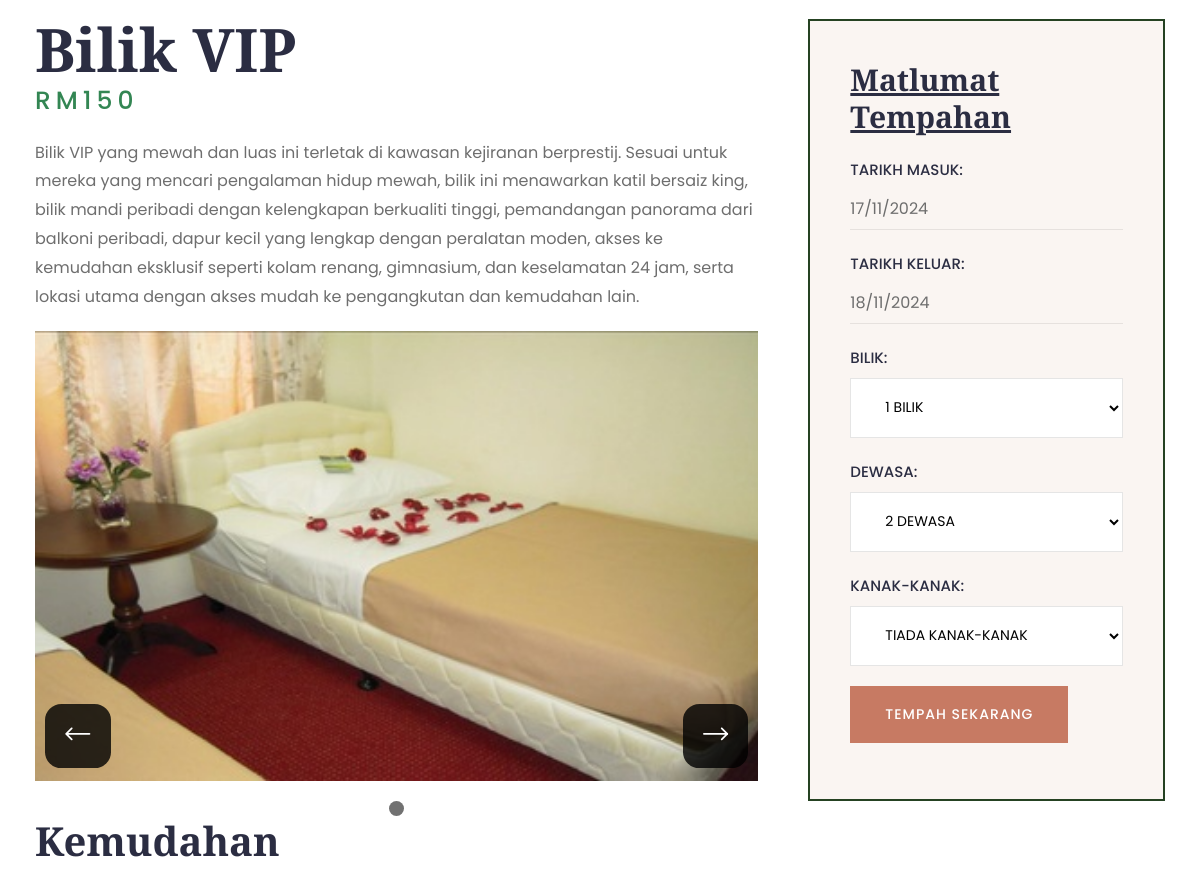
Before: /room_details.php?room_id=2 (middle part) with the older database file.
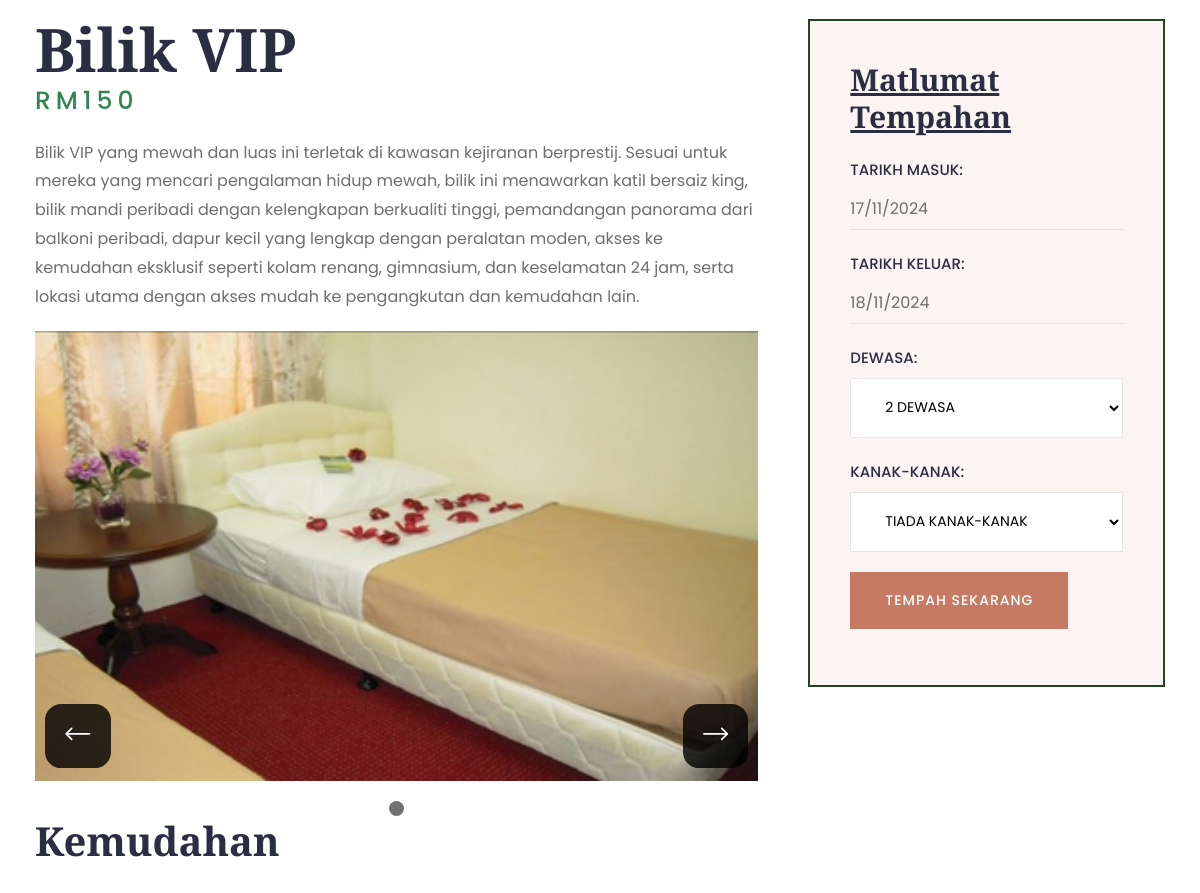
After: the same page with the newer database file.
### Models/room.php (called while the page is built, shortened)
<?php
class Room
{
    private $name;
    private $type;
    public function __construct($id, $name, $capacity, $type, $price, $amenDesc, $shortDesc, $longDesc, $maxCapacity, $imgMain, $imgBanner, $imgList, $aminitiesList)
    {
        $this->name = $name;
        $this->type = $type;
    }
    public function getName()
    {
        return $this->name;
    }
    public function getType()
    {
        return $this->type;
    }
    public static function getRoomById($roomId)
    {
        $conn = DBConnection::getConnection();
        $imgMain = Room::getRoomImageByType($roomId, 'main');
        $imgBanner = Room::getRoomImageByType($roomId, 'banner');
        $imgList = Room::getRoomImageByType($roomId, 'add');
        $aminitiesList = Room::getAmenList($roomId);
        $sql = "SELECT * FROM bilik WHERE id_bilik = ?";
        $stmt = $conn->prepare($sql);
        $stmt->bind_param("i", $roomId);
        $stmt->execute();
        $result = $stmt->get_result();
        if ($result->num_rows > 0) {
            $row = $result->fetch_assoc();
            $room = new Room(
                $row['id_bilik'],
                $row['nama_bilik'],
                $row['kapasiti'],
                $row['jenis_bilik'],
                $row['harga_semalaman'],
                $row['huraian_kemudahan'],
                $row['huraian_pendek'],
                $row['huraian'],
                $row['max_capacity'],
                $imgMain,
                $imgBanner,
                $imgList,
                $aminitiesList,
            );
            return $room;
        } else {
            $stmt->close();
            return null;
        }
    }
    public static function getRoomImageByType($room_id, $type)
    {
        $conn = DBConnection::getConnection();
        $sql = "SELECT url_gambar FROM bilik_pic WHERE id_bilik = ? AND jenis_gambar = ?";
        $stmt = $conn->prepare($sql);
        $stmt->bind_param("is", $room_id, $type);
        $stmt->execute();
        $result = $stmt->get_result();
        $images = [];
        while ($row = $result->fetch_assoc()) {
            $images[] = $row['url_gambar'];
        }
        return ($type === 'main' || $type === 'banner') ? ($images[0] ?? null) : $images;
    }
    public static function getAmenList($room_id)
    {
        $conn = DBConnection::getConnection();
        $sql = "SELECT k.nama, k.icon_url FROM kemudahan k LEFT JOIN bilik_kemudahan b ON k.id_kemudahan = b.id_kemudahan WHERE b.id_bilik = ?";
        $stmt = $conn->prepare($sql);
        $stmt->bind_param("i", $room_id);
        $stmt->execute();
        $result = $stmt->get_result();
        $amenList = [];
        return $amenList;
    }
}

### room_details.php (the view, shortened to what the changed rows need)
<!DOCTYPE html>
<html lang="en">
<head>
<link href="assets/css/bootstrap.css" rel="stylesheet">
<link href="assets/css/style.css" rel="stylesheet">
<link href="assets/css/responsive.css" rel="stylesheet">
<link href="assets/css/color.css" rel="stylesheet">
</head>
<body>
<div class="page-wrapper">
	<?php
    include_once 'Models/room.php';
    $room_details = Room::getRoomById($_GET['room_id']);
    ?>
    <section class="section-padding">
        <div class="auto-container">
            <div class="row">
                <div class="col-lg-8 pe-lg-35">
                    <div class="single-post">
                        <h2 class="mb_10"><?php echo $room_details->getName()?></h2>
                    </div>
                </div>
                <div class="col-lg-4">
                    <div class="widget mb_40 gray-bg p_40" style="border: #254222 solid 2px;">
                        <div class="booking-form-3">
                            <form class="hotel-booking-form-1-form d-block" action="Controller/1_reserve.php" method="POST">
                                <?php if ($room_details->getType() == 'room'): ?>
                                    <div class="form-group">
                                        <p class="hotel-booking-form-1-label">BILIK:</p>
                                        <select name="rooms">
                                            <option value="1">1 BILIK</option>
                                        </select>
                                    </div>
                                <?php else: ?>
                                    <input type="hidden" name="rooms" value="1">
                                <?php endif; ?>
                            </form>
                        </div>
                    </div>
                </div>
            </div>
        </div>
    </section>
</div>
</body>
</html>

Changed rows visible on the page:
changed bilik "Bilik VIP": jenis_bilik "room" → "suite" (drawn)
Other visible differences:
form field rooms: "1 BILIK" → (not shown)
text no longer shown: "BILIK:"
